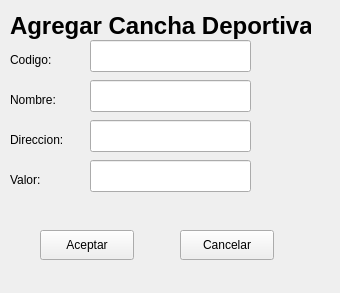
<?xml version="1.0" encoding="UTF-8"?>
<ui version="4.0">
 <class>ingresarCancha</class>
 <widget class="QWidget" name="ingresarCancha">
  <property name="geometry">
   <rect>
    <x>0</x>
    <y>0</y>
    <width>340</width>
    <height>293</height>
   </rect>
  </property>
  <property name="windowTitle">
   <string>Form</string>
  </property>
  <widget class="QLabel" name="label">
   <property name="geometry">
    <rect>
     <x>10</x>
     <y>10</y>
     <width>301</width>
     <height>31</height>
    </rect>
   </property>
   <property name="font">
    <font>
     <pointsize>18</pointsize>
     <weight>75</weight>
     <bold>true</bold>
    </font>
   </property>
   <property name="text">
    <string>Agregar Cancha Deportiva</string>
   </property>
  </widget>
  <widget class="QLabel" name="label_2">
   <property name="geometry">
    <rect>
     <x>10</x>
     <y>50</y>
     <width>65</width>
     <height>20</height>
    </rect>
   </property>
   <property name="text">
    <string>Codigo:</string>
   </property>
  </widget>
  <widget class="QLabel" name="label_3">
   <property name="geometry">
    <rect>
     <x>10</x>
     <y>90</y>
     <width>65</width>
     <height>20</height>
    </rect>
   </property>
   <property name="text">
    <string>Nombre:</string>
   </property>
  </widget>
  <widget class="QLabel" name="label_4">
   <property name="geometry">
    <rect>
     <x>10</x>
     <y>130</y>
     <width>65</width>
     <height>20</height>
    </rect>
   </property>
   <property name="text">
    <string>Direccion:</string>
   </property>
  </widget>
  <widget class="QLabel" name="label_5">
   <property name="geometry">
    <rect>
     <x>10</x>
     <y>170</y>
     <width>65</width>
     <height>20</height>
    </rect>
   </property>
   <property name="text">
    <string>Valor:</string>
   </property>
  </widget>
  <widget class="QLineEdit" name="nombreTXT">
   <property name="geometry">
    <rect>
     <x>90</x>
     <y>80</y>
     <width>161</width>
     <height>32</height>
    </rect>
   </property>
  </widget>
  <widget class="QLineEdit" name="valorTXT">
   <property name="geometry">
    <rect>
     <x>90</x>
     <y>160</y>
     <width>161</width>
     <height>32</height>
    </rect>
   </property>
  </widget>
  <widget class="QLineEdit" name="direccionTXT">
   <property name="geometry">
    <rect>
     <x>90</x>
     <y>120</y>
     <width>161</width>
     <height>32</height>
    </rect>
   </property>
  </widget>
  <widget class="QLineEdit" name="codigoTXT">
   <property name="geometry">
    <rect>
     <x>90</x>
     <y>40</y>
     <width>161</width>
     <height>32</height>
    </rect>
   </property>
  </widget>
  <widget class="QPushButton" name="cancelarBTN">
   <property name="geometry">
    <rect>
     <x>180</x>
     <y>230</y>
     <width>94</width>
     <height>30</height>
    </rect>
   </property>
   <property name="text">
    <string>Cancelar</string>
   </property>
  </widget>
  <widget class="QPushButton" name="aceptarBTN">
   <property name="geometry">
    <rect>
     <x>40</x>
     <y>230</y>
     <width>94</width>
     <height>30</height>
    </rect>
   </property>
   <property name="text">
    <string>Aceptar</string>
   </property>
  </widget>
 </widget>
 <resources/>
 <connections/>
</ui>
